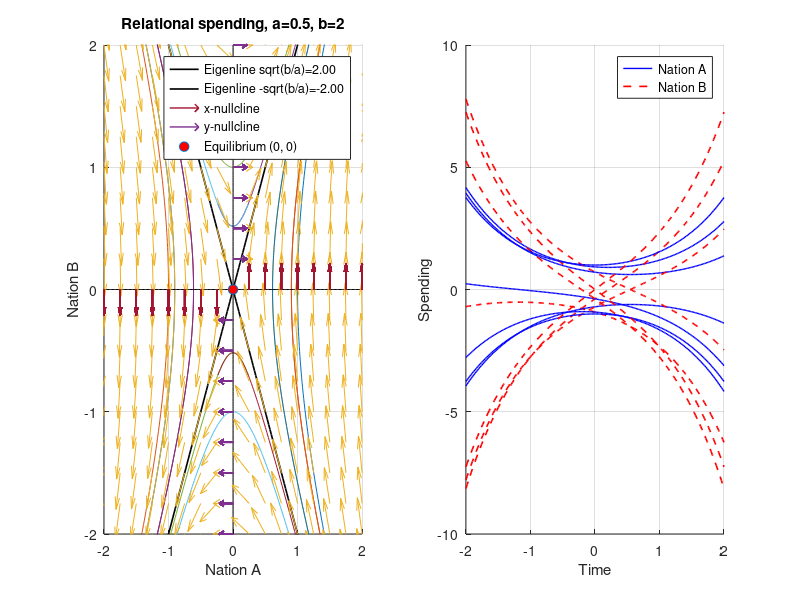

MATLAB code to generate this figure:
a = 0.5;
b = 2;
A = [0,a;b,0];
%model_1 = @(v) A * v'
omega = sqrt(a*b);
point = linspace(0,2*pi,17)
point(end)=[];
%ini = [2.0,1.0; 1.0,1.0; 1.0,2.0; 3.0,1.0];
%1.0, 3.0;2.0,2.0; 3.0,3.0];
[X,Y] = meshgrid(point,point);
ini = [cos(point(:)),sin(point(:))];
%ini = [cos(X(:)),sin(X(:))];
P = [sqrt(a/(a+b)),sqrt(a/(a+b)); sqrt(b/(a+b)),-sqrt(b/(a+b))];
xi_1 = P(:,1);
xi_2 = P(:,2);
P_1 = inv(P);
U = P_1 * ini';
%display(U);
u_0 = U(1);
v_0 = U(2);
%disp(model_1(ini))
x_star = zeros(2);

t = linspace(-2,2,200);
sol = @(t,u) u(1)*xi_1 .* exp(omega*t) + u(2)*xi_2 .* exp(-omega*t);
fig = figure();
subplot(1,2,1);hold on;
for k = 1:size(U,2)
  x = sol(t,U(:,k))(1,:);
  y = sol(t,U(:,k))(2,:);
  plot(x,y);
  %plot(x,y,'DisplayName',sprintf('initial = %.2f, %.2f',ini'(1,k),ini'(2,k)));
endfor
l1 = plot(t,sqrt(b/a)*t,'k','DisplayName',sprintf('Eigenline sqrt(b/a)=%.2f',sqrt(b/a)),'LineWidth',1.2);
l2 = plot(t,-sqrt(b/a)*t,'k','DisplayName',sprintf('Eigenline -sqrt(b/a)=%.2f',-sqrt(b/a)),'LineWidth',1.2);
x_n = plot(t,zeros(size(t)),'k');
y_n = plot(zeros(size(t)),t,'k');
vecs = linspace(-3,3,25);
[X,Y] = meshgrid(vecs);
U_ = A(1,1)*X + A(1,2)*Y;
V = A(2,1)*X + A(2,2)*Y;
L = hypot(U_,V);
U_ = U_./L;
V = V ./L;
quiver(X,Y,U_,V);
NX_U = A(1,1)*X;
NX_V = A(2,1)*X;
%NX_U = normalize_cols(NX_U);
%NX_V = normalize_cols(NX_V);
Y_N = zeros(size(Y));
L_X = hypot(NX_U,NX_V);
NX_U = NX_U./L_X
NX_V = NX_V./L_X
NX = quiver(X,Y_N,NX_U,NX_V,'DisplayName','x-nullcline','LineWidth',1.);
NY_U = A(1,2)*Y;
NY_V = A(2,2)*Y;
%NY_U = normalize_cols(NY_U);
%NY_V = normalize_cols(NY_V);
X_N = zeros(size(X));
L = hypot(NY_U,NY_V);
NY = quiver(X_N,Y,NY_U./L,NY_V./L,'DisplayName','y-nullcline','LineWidth',1.);
eq=plot(x_star(1),x_star(2),'o','MarkerSize',7,
'MarkerFaceColor','r','DisplayName',
sprintf('Equilibrium (%g, %g)',x_star(1),x_star(2)));
hold off;
xlim([-2,2]); ylim([-2,2]);
legend([l1,l2,NX,NY,eq]);
title(sprintf("Relational spending, a=%g, b=%g",a,b));
xlabel("Nation A");
ylabel("Nation B");
grid on;
axis on;
sample = randperm(size(U,2),7);
samples = U(:,sample);
subplot(1,2,2);
hold on;
for k=1:size(samples,2)
  traj = sol(t,samples(:,k));
  x = traj(1,:);
  y = traj(2,:);
  if k == 1
    plot(t, x, 'b-',  'LineWidth', 1., 'DisplayName', 'Nation A');
    plot(t, y, 'r--', 'LineWidth', 1.2, 'DisplayName', 'Nation B');
  else
    plot(t, x, 'b-',  'LineWidth', 1., 'HandleVisibility', 'off');
    plot(t, y, 'r--', 'LineWidth', 1.2, 'HandleVisibility', 'off');
  endif
  %plot(t,x,'DisplayName','Nation A');
  %lot(t,y,'DisplayName','Nation B');
endfor
hold off;
%plot(t,x,'DisplayName','Nation A');
%plot(t,y,'DisplayName','Nation B');
xlabel('Time');
ylabel('Spending');
legend('show');
grid on;
%waitfor(gcf);
%hold off;
print('figures/model_1_curves.png', '-dpng', '-S2100,1300');


%vecs = linspace(-3,3,20);
%[X,Y] = meshgrid(vecs);
%U = A(1,1)*X + A(1,2)*Y;
%V = A(2,1)*X + A(2,2)*Y;
%quiver(X,Y,U,V);
%grid on;
